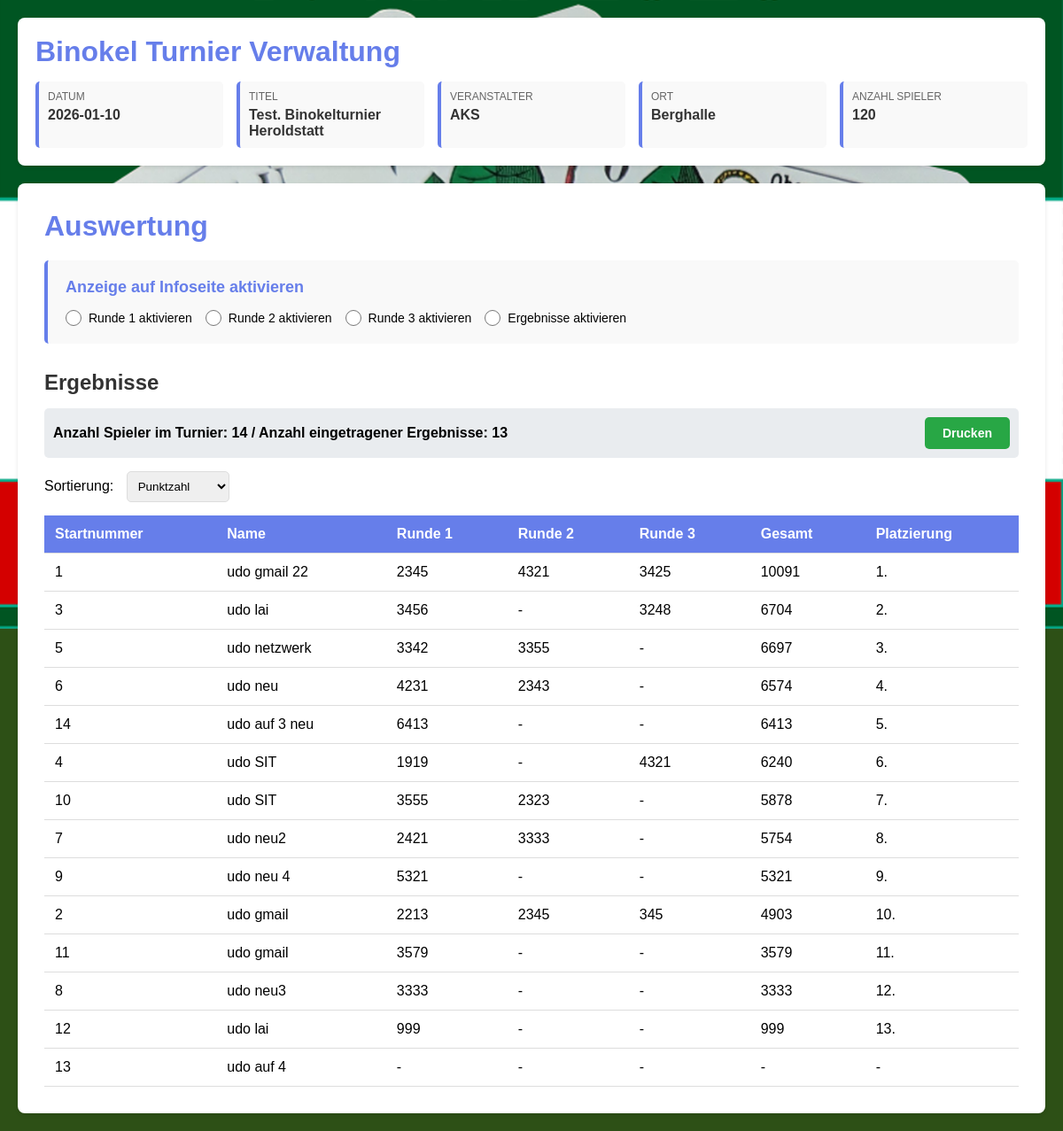
Page /turnier/auswertung.php on the committed database.
### tables this page shows
CREATE TABLE turnier (
        id INTEGER PRIMARY KEY AUTOINCREMENT,
        datum TEXT NOT NULL,
        titel TEXT NOT NULL,
        veranstalter TEXT NOT NULL,
        ort TEXT NOT NULL,
        erstellt_am TEXT DEFAULT CURRENT_TIMESTAMP,
        aktiv INTEGER DEFAULT 1
    , anzahl_spieler INTEGER DEFAULT 0, anzahl_runden INTEGER DEFAULT 3, spieler_pro_runde INTEGER DEFAULT 3, aktive_runde INTEGER DEFAULT NULL, aktive_ergebnis_runde INTEGER DEFAULT NULL, googlemaps_link TEXT DEFAULT NULL, startzeit TEXT DEFAULT NULL, einlasszeit TEXT DEFAULT NULL);

CREATE TABLE "turnier_registrierungen" (
                id INTEGER PRIMARY KEY AUTOINCREMENT,
                turnier_id INTEGER NOT NULL,
                anmeldung_id INTEGER,
                name TEXT NOT NULL,
                email TEXT,
                mobilnummer TEXT,
                startnummer INTEGER NOT NULL,
                registriert_am TEXT DEFAULT CURRENT_TIMESTAMP,
                gesamtpunkte INTEGER DEFAULT NULL,
                UNIQUE(turnier_id, startnummer),
                FOREIGN KEY (turnier_id) REFERENCES turnier(id)
            );

### turnier/config.php (called while the page is built, shortened)
<?php
function getAktuellesTurnier() {
    $db = getDB();
    $stmt = $db->query("SELECT * FROM turnier WHERE aktiv = 1 ORDER BY id DESC LIMIT 1");
    return $stmt->fetch(PDO::FETCH_ASSOC);
}
function getErgebnisseFuerTurnier($turnierId, $anzahlRunden) {
    $db = getDB();
    $stmt = $db->prepare("SELECT startnummer, name, gesamtpunkte FROM turnier_registrierungen WHERE turnier_id = ? ORDER BY startnummer");
    $stmt->execute([$turnierId]);
    $registrierungen = $stmt->fetchAll(PDO::FETCH_ASSOC);
    foreach ($registrierungen as &$reg) {
        for ($i = 1; $i <= $anzahlRunden; $i++) {
            $stmt = $db->prepare("SELECT punkte FROM turnier_ergebnisse WHERE turnier_id = ? AND runde = ? AND spieler = ?");
            $stmt->execute([$turnierId, $i, $reg['startnummer']]);
            $ergebnis = $stmt->fetch(PDO::FETCH_ASSOC);
            $reg['runde' . $i . '_punkte'] = $ergebnis ? $ergebnis['punkte'] : null;
        }
    }
    return $registrierungen;
}

### turnier/auswertung.php (the view, shortened to what this page needs)
<?php
require_once 'config.php';
$aktuellesTurnier = getAktuellesTurnier();
$anzahlRunden = $aktuellesTurnier ? intval($aktuellesTurnier['anzahl_runden'] ?? 3) : 3;
$sortierung = isset($_GET['sort']) ? $_GET['sort'] : 'punktzahl';
$aktiveErgebnisRunde = null;
if ($aktuellesTurnier) {
    $aktiveErgebnisRunde = isset($aktuellesTurnier['aktive_ergebnis_runde']) ? $aktuellesTurnier['aktive_ergebnis_runde'] : null;
}
$db = getDB();
$ergebnisseMitRunden = [];
$anzahlMitPunkten = 0;
$anzahlSpielerGesamt = 0;
if ($aktuellesTurnier) {
    $stmt = $db->prepare("SELECT COUNT(*) as anzahl FROM turnier_registrierungen WHERE turnier_id = ?");
    $stmt->execute([$aktuellesTurnier['id']]);
    $result = $stmt->fetch(PDO::FETCH_ASSOC);
    $anzahlSpielerGesamt = $result['anzahl'] ?? 0;
    $ergebnisseMitRunden = getErgebnisseFuerTurnier($aktuellesTurnier['id'], $anzahlRunden);
    if ($sortierung === 'punktzahl') {
        usort($ergebnisseMitRunden, function($a, $b) {
            $punkteA = $a['gesamtpunkte'] !== null ? intval($a['gesamtpunkte']) : -1;
            $punkteB = $b['gesamtpunkte'] !== null ? intval($b['gesamtpunkte']) : -1;
            if ($punkteA === $punkteB) {
                return $a['startnummer'] - $b['startnummer'];
            }
            return ($punkteB - $punkteA);
        });
    } else {
        usort($ergebnisseMitRunden, function($a, $b) {
            return $a['startnummer'] - $b['startnummer'];
        });
    }
    foreach ($ergebnisseMitRunden as &$ergebnis) {
        if ($ergebnis['gesamtpunkte'] !== null && $ergebnis['gesamtpunkte'] !== '') {
            $anzahlMitPunkten++;
        }
    }
}
?>
<!DOCTYPE html>
<html lang="de">
<head>
</head>
<body>
    <?php include 'header.php'; ?>
    <div class="container">
        <h1>Auswertung</h1>
        <?php if (!$aktuellesTurnier): ?>
            <div class="info" style="background: #f8d7da; border-left: 4px solid #dc3545;">
                <p style="color: #721c24;">Kein aktives Turnier gefunden. Bitte erst ein Turnier erfassen und aktivieren.</p>
            </div>
        <?php else: ?>
            <div class="aktivierung">
                <h3>Anzeige auf Infoseite aktivieren</h3>
                <div class="aktivierung-optionen">
                    <?php for ($i = 1; $i <= $anzahlRunden; $i++): ?>
                        <div class="aktivierung-option">
                            <input type="radio" name="aktive_ergebnis_runde"
                                   value="<?php echo $i; ?>"
                                   id="runde-<?php echo $i; ?>"
                                   <?php echo ($aktiveErgebnisRunde !== null && $aktiveErgebnisRunde == $i) ? 'checked' : ''; ?>
                                   onchange="aktiviereErgebnisRunde(<?php echo $i; ?>)">
                            <label for="runde-<?php echo $i; ?>" onclick="document.getElementById('runde-<?php echo $i; ?>').click();">
                                Runde <?php echo $i; ?> aktivieren
                            </label>
                        </div>
                    <?php endfor; ?>
                    <div class="aktivierung-option">
                        <input type="radio" name="aktive_ergebnis_runde"
                               value="0"
                               id="ergebnisse"
                               <?php echo ($aktiveErgebnisRunde !== null && $aktiveErgebnisRunde == 0) ? 'checked' : ''; ?>
                               onchange="aktiviereErgebnisRunde(0)">
                        <label for="ergebnisse" onclick="document.getElementById('ergebnisse').click();">
                            Ergebnisse aktivieren
                        </label>
                    </div>
                </div>
            </div>
            <h2>Ergebnisse</h2>
            <div class="tabelle-info">
                <div>
                    <strong>Anzahl Spieler im Turnier: <?php echo $anzahlSpielerGesamt; ?> / Anzahl eingetragener Ergebnisse: <?php echo $anzahlMitPunkten; ?></strong>
                </div>
                <button type="button" class="btn-print" onclick="druckeTabelle()">Drucken</button>
            </div>
            <div class="sortierung">
                <label for="sort-select">Sortierung:</label>
                <select id="sort-select" onchange="sortierungWechseln()">
                    <option value="punktzahl" <?php echo $sortierung === 'punktzahl' ? 'selected' : ''; ?>>Punktzahl</option>
                </select>
            </div>
            <table id="tabelle-ergebnisse">
                <thead>
                    <tr>
                        <th>Startnummer</th>
                        <th>Name</th>
                        <?php for ($i = 1; $i <= $anzahlRunden; $i++): ?>
                            <th>Runde <?php echo $i; ?></th>
                        <?php endfor; ?>
                        <th>Gesamt</th>
                        <th>Platzierung</th>
                    </tr>
                </thead>
                <tbody>
                    <?php if (empty($ergebnisseMitRunden)): ?>
                        <tr>
                            <td colspan="<?php echo 2 + $anzahlRunden + 2; ?>" style="text-align: center; color: #999;">Keine Ergebnisse verfügbar</td>
                        </tr>
                    <?php else: ?>
                        <?php foreach ($ergebnisseMitRunden as $ergebnis): ?>
                            <tr>
                                <td><?php echo htmlspecialchars($ergebnis['startnummer']); ?></td>
                                <td><?php echo htmlspecialchars($ergebnis['name']); ?></td>
                                <?php for ($i = 1; $i <= $anzahlRunden; $i++): ?>
                                    <td><?php echo isset($ergebnis['runde' . $i . '_punkte']) && $ergebnis['runde' . $i . '_punkte'] !== null ? htmlspecialchars($ergebnis['runde' . $i . '_punkte']) : '-'; ?></td>
                                <?php endfor; ?>
                                <td><?php echo $ergebnis['gesamtpunkte'] !== null ? htmlspecialchars($ergebnis['gesamtpunkte']) : '-'; ?></td>
                                <td><?php echo $ergebnis['platzierung'] !== null ? htmlspecialchars($ergebnis['platzierung']) . '.' : '-'; ?></td>
                            </tr>
                        <?php endforeach; ?>
                    <?php endif; ?>
                </tbody>
            </table>
        <?php endif; ?>
    </div>
</body>
</html>

### turnier/header.php (shortened to what this page needs)
<?php
require_once 'config.php';
$aktuellesTurnier = getAktuellesTurnier();
?>
<div class="header">
    <h1>Binokel Turnier Verwaltung</h1>
    <?php if ($aktuellesTurnier): ?>
        <div class="turnier-info">
            <div class="info-item">
                <div class="info-label">Datum</div>
                <div class="info-value"><?php echo htmlspecialchars($aktuellesTurnier['datum']); ?></div>
            </div>
            <div class="info-item">
                <div class="info-label">Titel</div>
                <div class="info-value"><?php echo htmlspecialchars($aktuellesTurnier['titel']); ?></div>
            </div>
            <div class="info-item">
                <div class="info-label">Veranstalter</div>
                <div class="info-value"><?php echo htmlspecialchars($aktuellesTurnier['veranstalter']); ?></div>
            </div>
            <div class="info-item">
                <div class="info-label">Ort</div>
                <div class="info-value"><?php echo htmlspecialchars($aktuellesTurnier['ort']); ?></div>
            </div>
            <div class="info-item">
                <div class="info-label">Anzahl Spieler</div>
                <div class="info-value"><?php echo htmlspecialchars($aktuellesTurnier['anzahl_spieler'] ?? '0'); ?></div>
            </div>
        </div>
    <?php else: ?>
        <p class="no-turnier">Noch kein Turnier erfasst</p>
    <?php endif; ?>
</div>

### turnier/auswertung.php (style rules this page uses)
* { margin: 0; padding: 0; box-sizing: border-box; }
body { font-family: Arial, sans-serif; background-color: #2d5016; background-image: url('../img/Binokel_Hintergrund.png'); background-size: contain; background-position: center top; background-repeat: no-repeat; background-attachment: fixed; padding: 20px; }
.container { background: white; padding: 30px; border-radius: 8px; box-shadow: 0 2px 4px rgba(0,0,0,0.1); max-width: 1200px; margin: 0 auto; }
h1 { color: #667eea; margin-bottom: 20px; }
h2 { color: #333; margin: 30px 0 15px 0; }
.tabelle-info { display: flex; justify-content: space-between; align-items: center; margin-bottom: 15px; padding: 10px; background: #e9ecef; border-radius: 5px; }
.sortierung { margin-bottom: 15px; }
.sortierung label { margin-right: 10px; }
.sortierung select { padding: 8px; border: 1px solid #ddd; border-radius: 5px; }
table { width: 100%; border-collapse: collapse; margin-top: 15px; }
th, td { padding: 12px; text-align: left; border-bottom: 1px solid #ddd; }
th { background: #667eea; color: white; font-weight: bold; }
.btn-print { background: #28a745; color: white; padding: 10px 20px; border: none; border-radius: 5px; font-size: 14px; font-weight: 600; cursor: pointer; transition: background-color 0.3s; }
.aktivierung { margin-bottom: 30px; padding: 20px; background: #f9f9f9; border-radius: 5px; border-left: 4px solid #667eea; }
.aktivierung h3 { color: #667eea; margin-bottom: 15px; font-size: 18px; }
.aktivierung-optionen { display: flex; flex-wrap: wrap; gap: 15px; align-items: center; }
.aktivierung-option { display: flex; align-items: center; gap: 8px; }
.aktivierung-option input[type="radio"] { width: 18px; height: 18px; cursor: pointer; }
.aktivierung-option label { cursor: pointer; font-size: 14px; }

### turnier/header.php (style rules this page uses)
.header { background: white; padding: 20px; border-radius: 8px; margin-bottom: 20px; box-shadow: 0 2px 4px rgba(0,0,0,0.1); }
.header h1 { color: #667eea; margin-bottom: 15px; }
.turnier-info { display: grid; grid-template-columns: repeat(auto-fit, minmax(200px, 1fr)); gap: 15px; margin-top: 15px; }
.info-item { padding: 10px; background: #f9f9f9; border-radius: 5px; border-left: 4px solid #667eea; }
.info-label { font-size: 12px; color: #666; text-transform: uppercase; margin-bottom: 5px; }
.info-value { font-size: 16px; font-weight: bold; color: #333; }

### rows in the picture
turnier: datum "2026-01-10", titel "Test. Binokelturnier Heroldstatt", veranstalter "AKS", ort "Berghalle", anzahl_spieler "120"
turnier_registrierungen: startnummer "1", name "udo gmail 22", runde "2345", runde "4321", runde "3425", gesamtpunkte "10091"
turnier_registrierungen: startnummer "3", name "udo lai", runde "3456", runde "3248", gesamtpunkte "6704", platzierung "2"
turnier_registrierungen: startnummer "5", name "udo netzwerk", runde "3342", runde "3355", gesamtpunkte "6697", platzierung "3"
turnier_registrierungen: startnummer "6", name "udo neu", runde "4231", runde "2343", gesamtpunkte "6574", platzierung "4"
turnier_registrierungen: startnummer "14", name "udo auf 3 neu", gesamtpunkte "6413", platzierung "5"
turnier_registrierungen: startnummer "4", name "udo SIT", runde "1919", runde "4321", gesamtpunkte "6240", platzierung "6"
turnier_registrierungen: startnummer "10", name "udo SIT", runde "3555", runde "2323", gesamtpunkte "5878", platzierung "7"
turnier_registrierungen: startnummer "7", name "udo neu2", runde "2421", runde "3333", gesamtpunkte "5754", platzierung "8"
turnier_registrierungen: startnummer "9", name "udo neu 4", gesamtpunkte "5321"
turnier_registrierungen: startnummer "2", name "udo gmail", runde "2213", runde "2345", runde "345", gesamtpunkte "4903", platzierung "10"
turnier_registrierungen: startnummer "11", name "udo gmail", gesamtpunkte "3579"
turnier_registrierungen: startnummer "8", name "udo neu3", gesamtpunkte "3333", platzierung "12"
turnier_registrierungen: startnummer "12", name "udo lai", gesamtpunkte "999", platzierung "13"
turnier_registrierungen: startnummer "13", name "udo auf 4"

### other values in the picture
$anzahlSpielerGesamt "14"
$anzahlMitPunkten "13"
